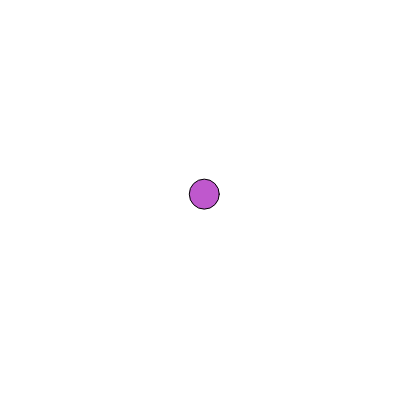
Frame 1 (no input)
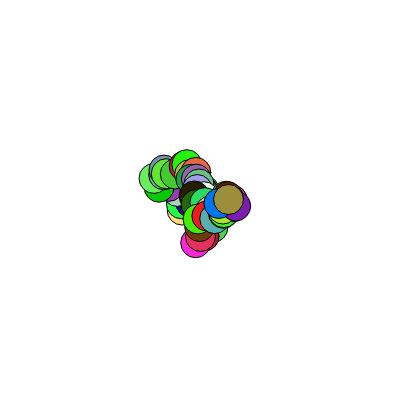
Frame 60 (no input)
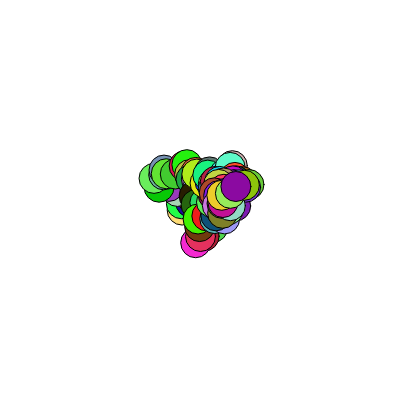
Frame 120 (the mouse pressed at the canvas centre since frame 60)

The p5.js sketch that drew these frames (run headless with seeded random() and noise() and a simulated clock; from frame 60 on, the mouse is pressed at the canvas centre):

// p5.js sketch
// ── sketch.js
function setup() {
    createCanvas(400,400);
    ball = new Ball(width/2, height/2);
}


function draw() {
    ball.move();
    ball.display();
 
}
// ── ball.js
class Ball {
    constructor(x, y) {
      this.x = x;
      this.y = y;
    }
    
    // move method to move ball
    move() {
        this.x = this.x + random(-10,10);
        this.y = this.y + random(-10,10);
    }
    
    // display method to show a ball
    display() {
        fill(random(255), random(255), random(255));
        ellipse(this.x, this.y, 30);
    }
  }
